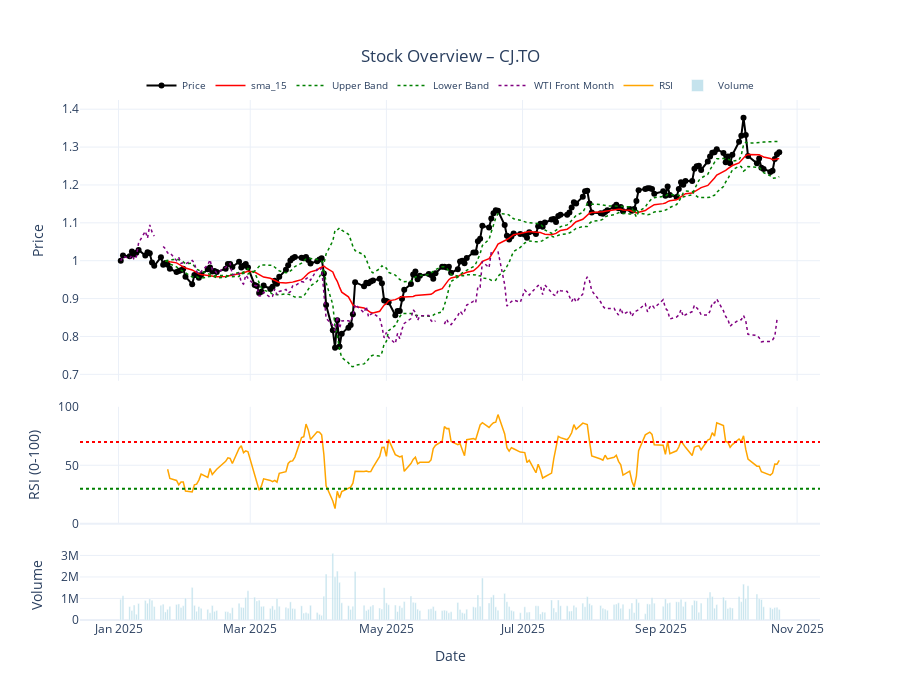

Write notebook code for a chart like this one.
### Markdown cell above
## View Features

### Code cell
# Plot prices & custom indicators
importlib.reload(src.utils.plots) # Reload it every time the cell is run
from src.utils.plots import plot_stock

import src.utils.indicators as ind
importlib.reload(ind) # Reload it every time the cell is run

df_plot = ppl.df.copy()

df_plot = df_plot[df_plot['date'] > '2025-01-01']

norm_columns = ['close','sma_15','sma_30','bb_upper_15','bb_lower_15','wti_price_close']
df_plot = src.utils.data_utils.normalize_to_first_value(df_plot,norm_columns)
 
fig = plot_stock(df_plot, 
                 date_col='date', 
                 price_col='close',
                 rsi = df_plot['rsi_15'],
                 plot_volume= True,
                 indicators= {
                    f'sma_15': {'data': df_plot['sma_15'], 'color': 'red'},
                    'Upper Band': {'data': df_plot['bb_upper_15'], 'color': 'green', 'dash': 'dot'},
                    'Lower Band': {'data': df_plot['bb_lower_15'], 'color': 'green', 'dash': 'dot'},
                    'WTI Front Month': {'data': df_plot['wti_price_close'], 'color': 'purple', 'dash': 'dot'}
                })
fig.show()

### Figure 1 — Plotly figure (JSON) as saved in the notebook; plotly's stock layout.template omitted (floating-point values rounded to 4 significant figures; data arrays with more than 128 entries replaced by an {"elided": "..."} marker saying what was removed)
{"data": [{"line": {"color": "black", "width": 2}, "mode": "lines+markers", "name": "Price", "type": "scatter", "x": {"elided": "205 str values"}, "xaxis": "x", "y": {"elided": "205 float values"}, "yaxis": "y"}, {"line": {"color": "red", "dash": "solid", "width": 1.5}, "mode": "lines", "name": "sma_15", "type": "scatter", "x": {"elided": "205 str values"}, "xaxis": "x", "y": {"elided": "205 float values"}, "yaxis": "y"}, {"line": {"color": "green", "dash": "dot", "width": 1.5}, "mode": "lines", "name": "Upper Band", "type": "scatter", "x": {"elided": "205 str values"}, "xaxis": "x", "y": {"elided": "205 float values"}, "yaxis": "y"}, {"line": {"color": "green", "dash": "dot", "width": 1.5}, "mode": "lines", "name": "Lower Band", "type": "scatter", "x": {"elided": "205 str values"}, "xaxis": "x", "y": {"elided": "205 float values"}, "yaxis": "y"}, {"line": {"color": "purple", "dash": "dot", "width": 1.5}, "mode": "lines", "name": "WTI Front Month", "type": "scatter", "x": {"elided": "205 str values"}, "xaxis": "x", "y": {"elided": "205 float values"}, "yaxis": "y"}, {"line": {"color": "orange", "width": 1.5}, "mode": "lines", "name": "RSI", "type": "scatter", "x": {"elided": "205 str values"}, "xaxis": "x2", "y": {"elided": "205 float values"}, "yaxis": "y2"}, {"marker": {"color": "lightblue"}, "name": "Volume", "opacity": 0.7, "type": "bar", "x": {"elided": "205 str values"}, "xaxis": "x3", "y": {"elided": "205 int values"}, "yaxis": "y3"}], "layout": {"height": 700, "legend": {"bgcolor": "rgba(255,255,255,0)", "bordercolor": "rgba(0,0,0,0)", "font": {"size": 10}, "orientation": "h", "x": 0.5, "xanchor": "center", "y": 1, "yanchor": "bottom"}, "shapes": [{"line": {"color": "red", "dash": "dot"}, "type": "line", "x0": 0, "x1": 1, "xref": "x2 domain", "y0": 70, "y1": 70, "yref": "y2"}, {"line": {"color": "green", "dash": "dot"}, "type": "line", "x0": 0, "x1": 1, "xref": "x2 domain", "y0": 30, "y1": 30, "yref": "y2"}], "title": {"pad": {"b": 20}, "text": "Stock Overview – CJ.TO", "x": 0.5, "xanchor": "center", "yanchor": "top"}, "xaxis": {"anchor": "y", "domain": [0, 1], "matches": "x3", "showticklabels": false}, "xaxis2": {"anchor": "y2", "domain": [0, 1], "matches": "x3", "showticklabels": false}, "xaxis3": {"anchor": "y3", "domain": [0, 1], "title": {"text": "Date"}}, "yaxis": {"anchor": "x", "domain": [0.46, 1], "title": {"text": "Price"}}, "yaxis2": {"anchor": "x2", "domain": [0.185, 0.41], "range": [0, 100], "title": {"text": "RSI (0-100)"}}, "yaxis3": {"anchor": "x3", "domain": [0, 0.135], "title": {"text": "Volume"}}}}
